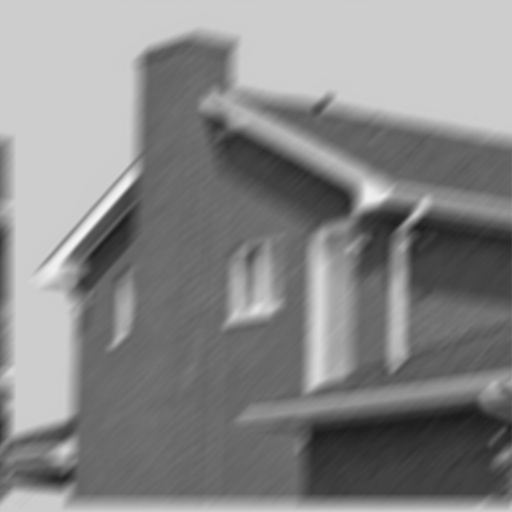
#> input picture HW06/blurred.jpg, 512 x 512 px
$ python 6-restoration.py
#> lines starting #> are read from the running program, lines starting #| are printed output that depends on the picture
import cv2
import matplotlib.pyplot as plt
import cmath
import numpy as np


# calculate H
def degradation(w, h, a, b, T):
    x_middle = w / 2 + 1
    y_middle = h / 2 + 1
    Mo = np.zeros((w, h), dtype=complex)
    for u in range(w):
        for v in range(h):
            temp = cmath.pi * ((u - x_middle) * a + (v - y_middle) * b)
            if temp == 0:
                Mo[u, v] = T
            else:
                Mo[u, v] = T * cmath.sin(temp) / temp * cmath.exp(- 1j * temp)
    return Mo

if __name__ == "__main__":
    # read the image
    src = cv2.imread("blurred.jpg", cv2.IMREAD_GRAYSCALE)
#> src is the input picture: shape (512, 512); min 27, max 245, mean 136.3
    plt.subplot(121, title="original")
    plt.xticks([]), plt.yticks([])
    plt.imshow(src, cmap="gray", vmin=0, vmax=255)

    a = 0.035
    b = -0.035
    T = 1
    r = 0.000005

    # do fft
    w, h = src.shape
#> w = 512; h = 512
    G = np.fft.fft2(src)
    G_shift = np.fft.fftshift(G)

    # calculate H
    H = degradation(w, h, a, b, T)
    p = np.array([[0,-1,0],
                [-1,4,-1],
                [0,-1,0]])
    P = np.fft.fft2(p,[w, h])

    # restore the image
    F = G_shift *(np.conj(H) / (np.abs(H)**2+r*np.abs(P)**2))

    # do ifft and show the result
    f = np.abs(np.fft.ifft2(F))
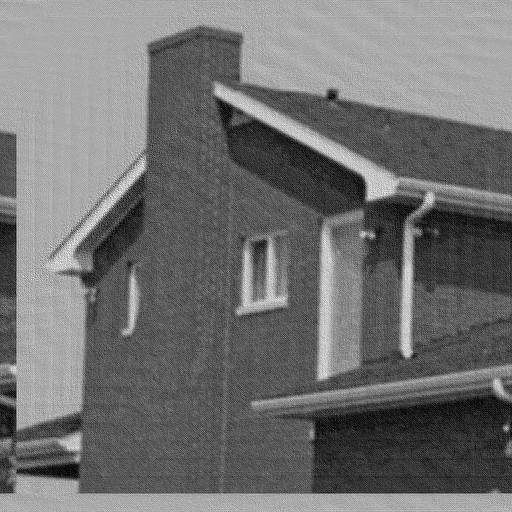
#> f: shape (512, 512) float64; min 0.104, max 305.8, mean 136.2; drawn with min black and max white
    result = (f / np.max(f) * 255)
    result = result.astype("uint8")
    plt.subplot(122, title="restored")
    plt.xticks([]), plt.yticks([])
    plt.imshow(result, cmap="gray", vmin=0, vmax=255)
    plt.show()
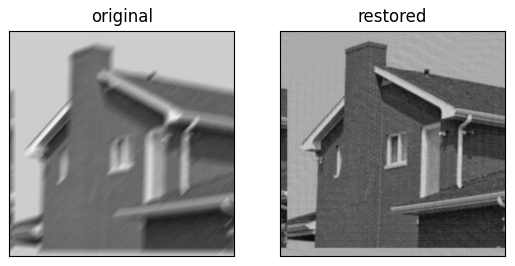
#> figure drawn by matplotlib, 2 panels
